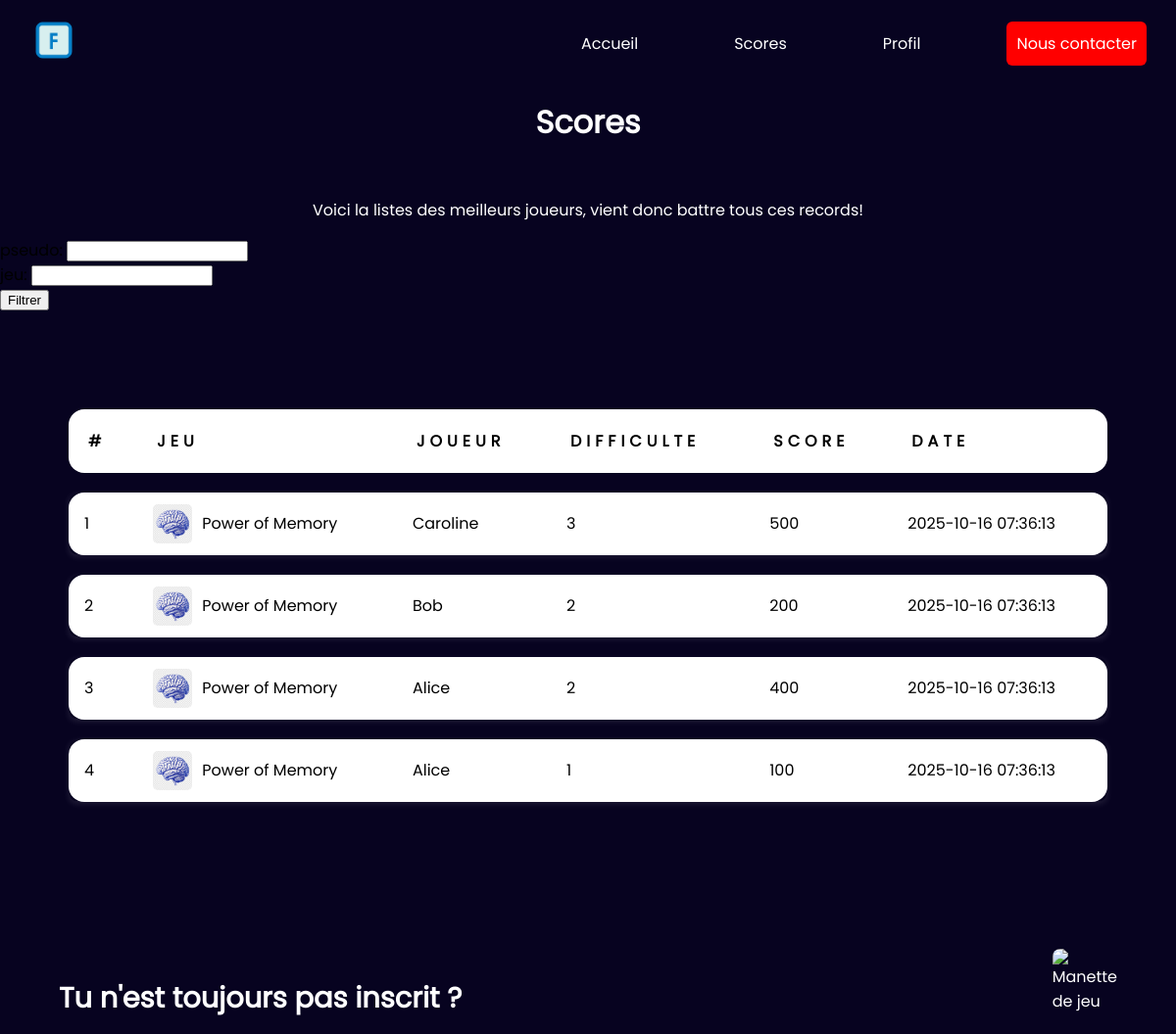
Before: /games/scores.php (upper part) with the older database file.
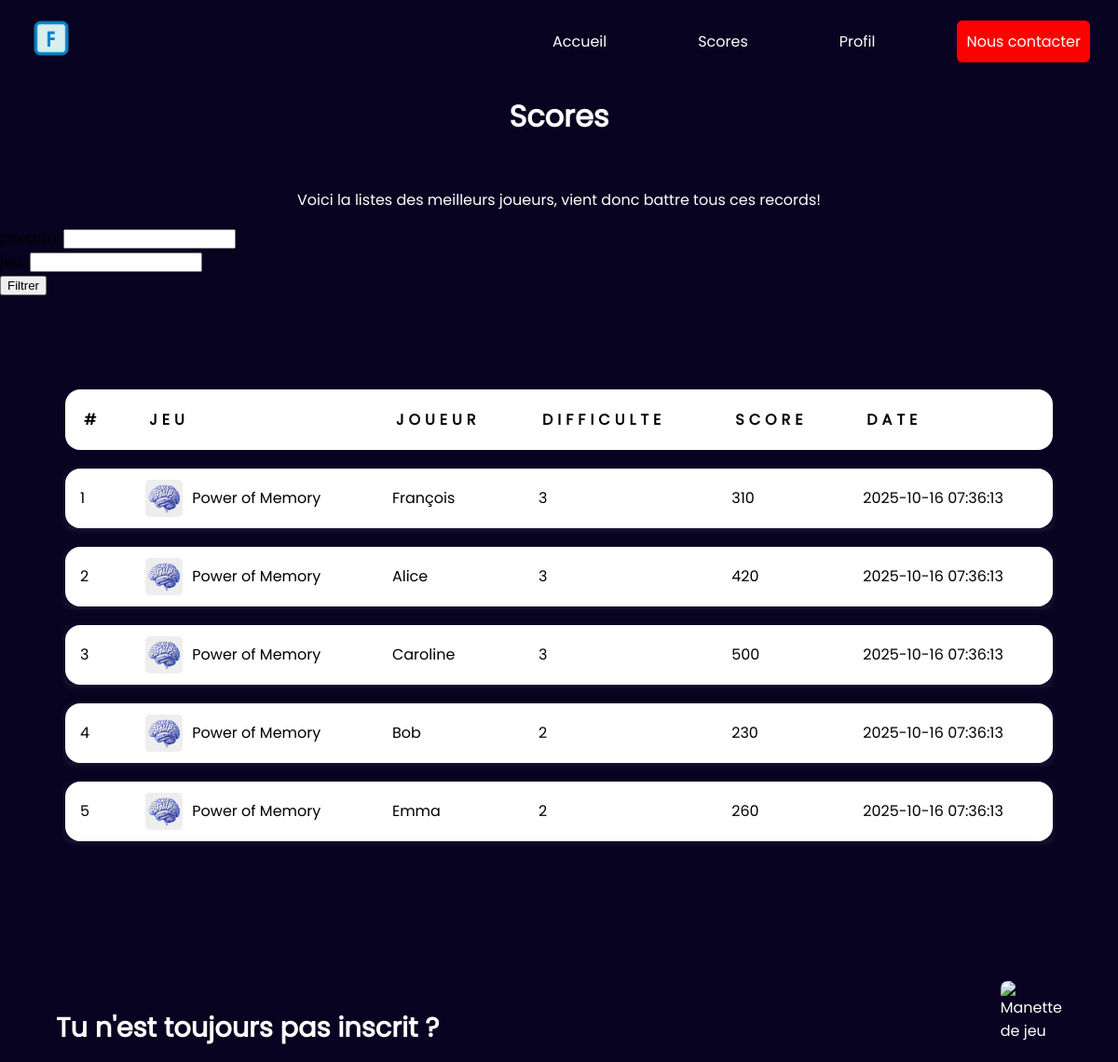
After: the same page with the newer database file.
### tables this page shows
CREATE TABLE Score(
    Id INT UNSIGNED NOT NULL AUTO_INCREMENT PRIMARY KEY,
    UserId INT UNSIGNED NOT NULL,
    GameId INT UNSIGNED NOT NULL,
    Difficulty ENUM("1", "2", "3") NOT NULL,
    Score INT UNSIGNED NOT NULL,
    CreatedAt DATETIME NOT NULL
);

CREATE TABLE Game(
    Id INT UNSIGNED NOT NULL AUTO_INCREMENT PRIMARY KEY,
    Name VARCHAR(40) NOT NULL
);

CREATE TABLE Utilisateur(
    Id INT UNSIGNED NOT NULL AUTO_INCREMENT PRIMARY KEY,
    Email VARCHAR(255) NOT NULL UNIQUE,
    Password VARCHAR(255) NOT NULL,
    Username VARCHAR(20) NOT NULL UNIQUE,
    CreatedAt DATETIME NOT NULL,
    UpdatedAt DATETIME NOT NULL
);

### utils/common.php (called while the page is built)
<?php
$sql = "SELECT Game.Name, Utilisateur.Username, Score.Difficulty, Score.Score, Score.CreatedAt
        FROM Score
        INNER JOIN Utilisateur ON Score.UserId = Utilisateur.Id
        INNER JOIN Game ON Score.GameId = Game.Id
        ORDER BY Name ASC, Difficulty DESC, Score ASC";
$requete_scores = $pdo->prepare($sql);
$requete_scores->execute();
?>

### games/scores.php (the view, shortened to what this page needs)
<!DOCTYPE html>
<html lang="fr">
<head>
    <?php include $_SERVER['DOCUMENT_ROOT'].'/ProjetFlash/partials/head.php'; ?>
    <link rel="stylesheet" href="/ProjetFlash/assets/css/scores.css">
</head>
<body>
    <main>
    <?php include $_SERVER['DOCUMENT_ROOT'].'/ProjetFlash/partials/header.php' ?>
        <div class="texte"> <h1>Scores</h1>
            <p>Voici la listes des meilleurs joueurs, vient donc battre tous ces records!</p>
        </div>
        <div class=" filter">
            <form method="post" action="scores.php">
                <div class="filtre nom">
                    <label for="pseudo">pseudo:</label>
                    <input type="text" id="pseudo" name="pseudo">
                </div>
                <div class="filtre jeu">
                    <label for="jeu">jeu:</label>
                    <input type="text" id="jeu" name="jeu">
                </div>
                <div class="valid">
                    <button type="submit">Filtrer</button>
                </div>
            </form>
        </div>
        <div class="tableau">
        <table class="leaderboard-table">
            <thead>
                <tr>
                    <th>#</th>
                    <th>JEU</th>
                    <th>JOUEUR</th>
                    <th>DIFFICULTE</th>
                    <th>SCORE</th>
                    <th>DATE</th>
                </tr>
            </thead>
                <tbody>
                <?php
                $rang = 1;
                include $_SERVER['DOCUMENT_ROOT'].'/ProjetFlash/utils/database.php';
                include $_SERVER['DOCUMENT_ROOT'].'/ProjetFlash/utils/common.php';
                while ($score = $requete_scores->fetch(PDO::FETCH_ASSOC)) :
                ?>
                    <tr>
                        <td><?php echo $rang ?></td>
                        <td class="game-cell">
                            <img src="/ProjetFlash/assets/images/IMG_8409.jpg" alt="Icône du jeu" class="game-icon">
                            <span>
                                <?php echo $score['Name']; ?>
                            </span>
                        </td>
                        <td><?php echo $score['Username']; ?></td>
                        <td><?php echo $score['Difficulty']; ?></td>
                        <td><?php echo $score['Score']; ?></td>
                        <td><?php echo $score['CreatedAt']; ?></td>
                    </tr>
                <?php
                if ($rang == 5) break;
                $rang++;
                endwhile;
                ?>
            </tbody>
        </table>
    </div>
    <div class="textebot">
    <div class="textebot-content">
        <h3>Tu n'est toujours pas inscrit ?</h3>
    </div>
    <img src="/ProjetFlash/assets/images/e77e3023-2610-44e4-8a36-dc4f92b357b4.png" alt="Manette de jeu" id="manette-img">
</div>
    </main>
</body>
</html>

Changed rows visible on the page:
no longer on this page (row edited): score: GameId.Name "Power of Memory", UserId.Username "Alice", Difficulty "2", Score "400", CreatedAt "2025-10-16 07:36:13"
no longer on this page (row edited): score: GameId.Name "Power of Memory", UserId.Username "Alice", Difficulty "1", Score "100", CreatedAt "2025-10-16 07:36:13"
added score: GameId.Name "Power of Memory", UserId.Username "François", Difficulty "3", Score "310", CreatedAt "2025-10-16 07:36:13"
added score: GameId.Name "Power of Memory", UserId.Username "Alice", Difficulty "3", Score "420", CreatedAt "2025-10-16 07:36:13"
changed score "Bob": Score "200" → "230"
added score: GameId.Name "Power of Memory", UserId.Username "Emma", Difficulty "2", Score "260", CreatedAt "2025-10-16 07:36:13"
